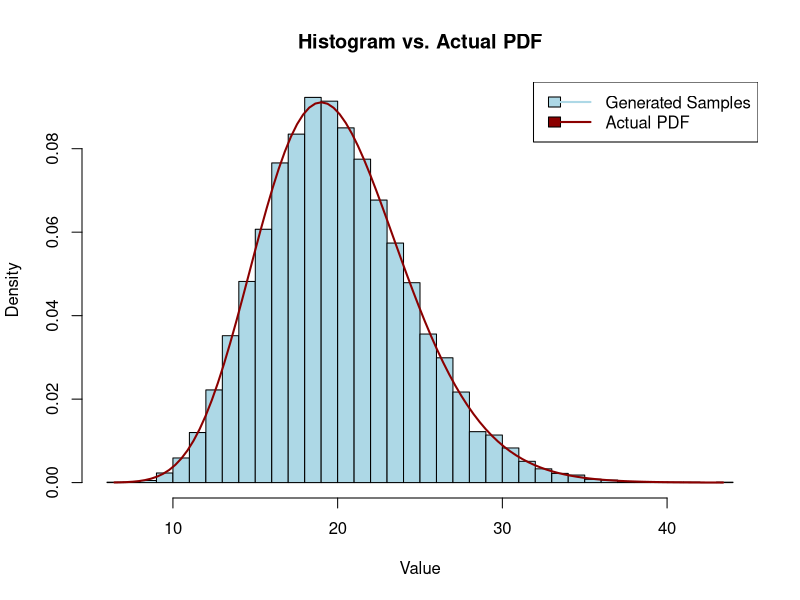

Reproduce this figure in R.
# R code for sampling from a Gamma distribution 
# with alpha>1 and beta=1
# using the ratio of uniforms method.
# Implemented on log-scale

# Define log of fstar
logf = function(x, alpha){
    return(ifelse(0<x, (alpha-1)*log(x)-x, 0))
}

RatioOfUniformSample = function(n, alpha){

    # Keep track of which samples are accepted at the current time
    state = integer(n)
    # Store actual sample
    sample = numeric(n)
    # Store number of tries
    tries = 0

    # Define logarithm of a
    loga = (1/2)*(alpha-1)*(log(alpha-1)-1)
    # Define logarithm of b+
    logb = (1/2)*(alpha+1)*(log(alpha+1)-1)

    while (sum(state==0) != 0){
        # Calculate log of uniform(0, a)
        # Log(unif(0,a))=log(a*unif(0,1))=log(a)+log(unif(0,1))
        u1 = loga+log(runif(n, 0, 1))
        # Calculate log of uniform(0, b+)
        u2 = logb+log(runif(n, 0, 1))

        # Convert ratio of uniform inequality to log scale
        # Calculate the indices of the accepted samples, 
        # using the log scale inequality
        idx = which(2*u1<logf(exp(u2-u1), alpha))
        # Update state
        state[idx]=1
        # Insert samples
        # We need to apply exp to scale the sample
        # back from the log scale
        sample[idx]=(exp(u2-u1))[idx]

        tries=tries+1
    }   

    return (c(sample, tries))
}

n = 10000
alpha = 20

draw = RatioOfUniformSample(n, alpha)

png("ProblemB/Plots/hist2b.png")
hist(draw, breaks=50, probability=TRUE, col="lightblue",
     main="Histogram vs. Actual PDF", xlab="Value", ylab="Density")
curve(dgamma(x, alpha, 1), from=min(draw),
      to=max(draw), add=TRUE, col="darkred", lwd=2)
legend("topright", legend=c("Generated Samples", "Actual PDF"),
       col=c("lightblue", "darkred"), lwd=2, fill=c("lightblue", "darkred"))
dev.off()

PlotRatioOfUniforms = function(n){

    # Define alphas we want to try
    alphas = 2:2000
    tries = c()
    
    # Calculate tries for every alpha
    for (alpha in alphas){
        res = RatioOfUniformSample(n, alpha)
        tries = c(tries, res[n+1])
    }

    # Plot the result
    png("ProblemB/Plots/alphatries.png")
    plot(alphas, tries)
    dev.off()

}

# PlotRatioOfUniforms(1000)